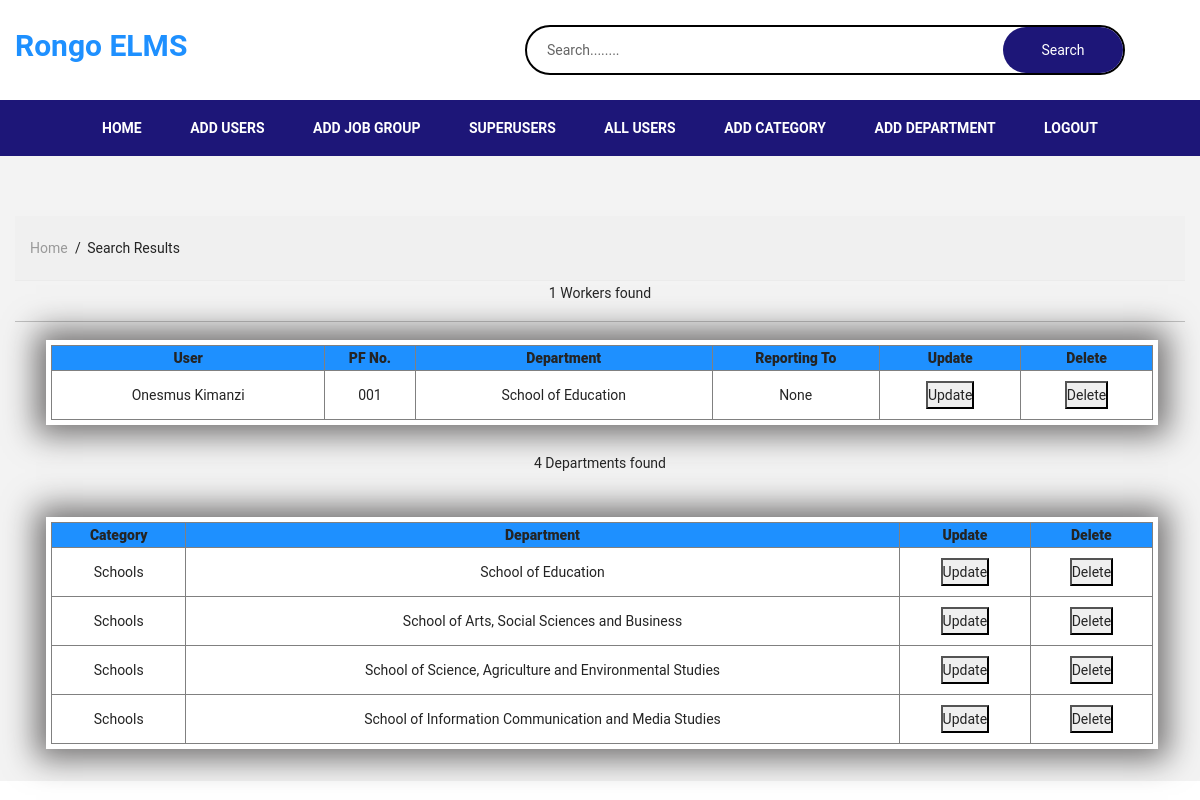
Page /search (signed in) on the committed database.
### app/models.py (models this page shows, shortened)
class Worker(models.Model):
    user = models.OneToOneField(User, null=True, blank=True, on_delete=models.CASCADE)
    username = models.CharField(max_length=200, null=True)
    name = models.CharField(max_length=200, null=True)
    email = models.EmailField(max_length=200, null=True)
    department = models.ForeignKey(Department, on_delete=models.CASCADE, null=True)
    job_group = models.CharField(max_length=200, null=True)
    leave_days = models.PositiveBigIntegerField(default=0, null=True)
    tittle = models.CharField(max_length=200, choices=TITTLE, default='none', null=True)
    reporting_to = models.ForeignKey('self', null=True, blank=True, on_delete=models.CASCADE)
    image = models.ImageField(upload_to='media/', default='default.jpeg', null=True, blank=True)
    last_leave_year = models.PositiveIntegerField(default=0, null=True)
    leave_days_previous_year = models.PositiveBigIntegerField(default=0, null=True)
    leave_days_utilized_previous_year = models.PositiveBigIntegerField(default=0, null=True)

class Department(models.Model):
    category = models.ForeignKey(Category, on_delete=models.CASCADE)
    department = models.CharField(max_length=200)
    def __str__(self):
        return self.department

class Category(models.Model):
    category = models.CharField(max_length=200)
    def __str__(self):
        return self.category

### app/views.py (the view)
# urls.py: path('search', views.Search, name='search'),
@login_required(login_url='/')
def Search(request):
    q = request.GET.get('q') if request.GET.get('q') != None else ''
    users = Worker.objects.filter(
        Q(username__icontains=q) |
        Q(name__icontains=q) |
        Q(email__icontains=q)
    )
    user_count = users.count()
    departments = Department.objects.filter(department__icontains=q)
    department_count = departments.count()
    job_groups = jobGroup.objects.filter(jobgroup__icontains=q)
    job_group_count = job_groups.count()
    context = {
        'users': users,
        'user_count': user_count,
        'departments': departments,
        'department_count': department_count,
        'job_groups': job_groups,
        'job_group_count': job_group_count,
        'search_query': q
    }
    return render(request, 'app/addUser/search.html', context)

### app/templates/app/addUser/search.html (shortened to what this page needs)
{% load static %}
<!doctype html>
<html class="no-js" lang="en">
<head>
    <link rel="stylesheet" href="{% static 'css/plugins.css' %}">
    <link rel="stylesheet" href="{% static 'css/style.css' %}">
    <link rel="stylesheet" href="{% static 'css/custom.css' %}">
    <link rel="stylesheet" href="{% static 'css/admin1.css' %}">
</head>
<body>
    <header>
        <div class="main_header">
            <div class="header_middle">
                <div class="container">
                    <div class="row align-items-center">
                        <div class="col-lg-3 col-md-6">
                            <div class="logo">
                                <a href="{% url 'home' %}"><h3 style="color: dodgerblue">Rongo ELMS</h3></a>
                            </div>
                        </div>
                        <div class="col-lg-9 col-md-6">
                            <div class="middel_right">
                                <div class="search_container">
                                   <form action="{% url 'search' %}" method="GET">
                                        <div class="search_box">
                                            <input name="q" placeholder="Search........" type="text" required>
                                            <button type="submit">Search</button>
                                        </div>
                                    </form>
                                </div>
                            </div>
                        </div>
                    </div>
                </div>
            </div>
            <div class="main_menu_area">
                <div class="container">
                    <div class="row justify-content-center">
                        <div class="col-lg-12 col-md-12">
                            <div style="text-align: center;" class="main_menu menu_position">
                                <nav>
                                    <ul>
                                        <li><a href="{% url 'home' %}">home</a></li>
                                        <li><a href="{% url 'add_user' %}"> Add Users</a></li>
                                        <li><a href="{% url 'jobgroup' %}">Add Job Group</a></li>
                                        <li><a href="{% url 'super_user' %}">Superusers</a></li>
                                        <li><a href="{% url 'all_users' %}"> All Users</a></li>
                                        <li><a href="{% url 'add_category' %}">Add Category</a></li>
                                        <li><a href="{% url 'add_department' %}">Add Department</a></li>
                                        <li><a href="{% url 'logout' %}">LogOut</a></li>
                                    </ul>
                                </nav>
                            </div>
                        </div>
                    </div>
                </div>
            </div>
        </div>
    </header>
    <section class="pt-60 pb-30 gray-bg">
        <div class="container">
    <div class="breadcrumbs_area">
        <div class="container">
            <div class="row">
                <div class="col-12">
                    <div class="breadcrumb_content">
                        <ul>
                            <li><a href="{% url 'home' %}">home</a></li>
                            <li>Search results</li>
                        </ul>
                    </div>
                </div>
            </div>
        </div>
    </div>
    {% if users %}
    <p style="text-align: center;">{{user_count}} Workers found</p>
    <hr>
    <div class="members">
        <div style="width: 95%; margin: 0% auto;" class="welcome">
            <div class="loopp1">
                <div class="loop1">
                    <div class="data1">
                        <table border="none" style=" border-collapse: collapse; width: 100%;">
                            <tr style="background-color: dodgerblue; padding: 20px;">
                                <th>
                                    <b>User</b>
                                </th>
                                <th>
                                    <b>PF No.</b>
                                </th>
                                <th >
                                    <b>Department</b>
                                </th>
                                <th>
                                    <b>Reporting To</b>
                                </th>
                                <th>
                                    <b>Update</b>
                                </th>
                                <th>
                                    <b>Delete</b>
                                </th>
                            </tr>
                            <tbody>
                                {% for data in users %}
                                <tr style="margin: 0% auto;">
                                    <td>{{data.name}}</td>
                                    <td>{{data.username}}</td>
                                    <td>{{data.department}}</td>
                                    <td>{{data.reporting_to}}</td>
                                    <td><button><a href="{% url 'update_user1' data.id %}">Update</a></button></td>
                                    <td><button><a href="{% url 'delete_user' data.id %}">Delete</a></button></td>
                                </tr>
                                {% endfor %}
                            </tbody>
                        </table>
                    </div>
                </div>
            </div>
        </div>
    </div>
    {% endif %}
    <br>
    {% if departments %}
    <p style="text-align: center;">{{department_count}} Departments found</p>
    <br>
    <div class="members">
        <div style="width: 95%; margin: 0% auto;" class="welcome">
            <div class="loopp1">
                <div class="loop1">
                    <div class="data1">
                        <table border="none" style=" border-collapse: collapse; width: 100%;">
                            <tr style="background-color: dodgerblue; padding: 20px;">
                                <th>
                                    <b>Category</b>
                                </th>
                                <th>
                                    <b>Department</b>
                                </th>
                                <th>
                                    <b>Update</b>
                                </th>
                                <th>
                                    <b>Delete</b>
                                </th>
                            </tr>
                            <tbody>
                                {% for data in departments %}
                                <tr style="margin: 0% auto;">
                                    <td>{{data.category}}</td>
                                    <td>{{data.department}}</td>
                                    <td><button><a href="{% url 'updateDepartment' data.id %}">Update</a></button></td>
                                    <td><button><a href="{% url 'delete_department' data.id %}">Delete</a></button></td>
                                </tr>
                                {% endfor %}
                            </tbody>
                        </table>
                    </div>
                </div>
            </div>
        </div>
    </div>
    {% endif %}
</body>
</html>

### app/static/css/custom.css (style rules this page uses)
.container { max-width: 1300px; }
.search_box button { top: 0; bottom: 0; right: 0; }
.main_menu { margin-left: 0px; }
.search_container form, .search_box button { border-radius: 30px; }
.pb-30 { padding-bottom: 30px; }
.pt-60 { padding-top: 60px; }
.gray-bg { background: #f3f3f3; }

### app/static/css/admin1.css (style rules this page uses)
* { margin: 0; padding: 0; box-sizing: border-box; font-family: 'roboto', sans-serif; }
.loopp1 { width: 100%; margin: 0% auto; text-align: center; }
.loop1 { margin: 0% auto; justify-content: center; display: inline-flex; justify-content: space-between; margin: 2px; width: 100%; }
.data1 { display: inline-flex; padding: 5px; box-sizing: border-box; width: 100%; overflow: scroll; height: fit-content; box-shadow: 0px 0 30px 10px #727070; background-color: #ffffff; margin: 0% auto; }
tbody tr td { padding: 10px; }

### rows in the picture
Worker: name "Onesmus Kimanzi", username "001", department "School of Education", reporting_to "None"
Department: category "Schools", department "School of Education"
Department: category "Schools", department "School of Arts, Social Sciences and Business"
Department: category "Schools", department "School of Science, Agriculture and Environmental Studies"
Department: category "Schools", department "School of Information Communication and Media Studies"

### other values in the picture
{{ user_count }} "1"
{{ department_count }} "4"
